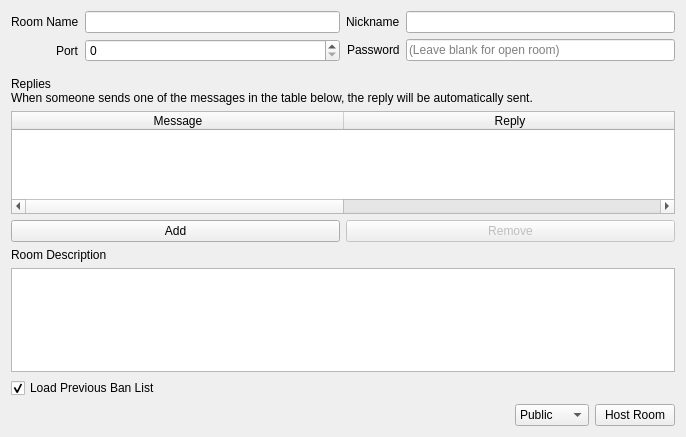
<?xml version="1.0" encoding="UTF-8"?>
<ui version="4.0">
 <class>HostRoom</class>
 <widget class="QWidget" name="HostRoom">
  <property name="geometry">
   <rect>
    <x>0</x>
    <y>0</y>
    <width>686</width>
    <height>437</height>
   </rect>
  </property>
  <property name="windowTitle">
   <string>Create Room</string>
  </property>
  <layout class="QVBoxLayout" name="verticalLayout_3">
   <item>
    <widget class="QWidget" name="settings" native="true">
     <layout class="QHBoxLayout">
      <property name="leftMargin">
       <number>0</number>
      </property>
      <property name="topMargin">
       <number>0</number>
      </property>
      <property name="rightMargin">
       <number>0</number>
      </property>
      <item>
       <layout class="QFormLayout" name="formLayout_2">
        <property name="labelAlignment">
         <set>Qt::AlignRight|Qt::AlignTrailing|Qt::AlignVCenter</set>
        </property>
        <item row="0" column="0">
         <widget class="QLabel" name="label">
          <property name="text">
           <string>Room Name</string>
          </property>
         </widget>
        </item>
        <item row="0" column="1">
         <widget class="QLineEdit" name="room_name">
          <property name="maxLength">
           <number>100</number>
          </property>
         </widget>
        </item>
        <item row="1" column="0">
         <widget class="QLabel" name="label_4">
          <property name="text">
           <string>Port</string>
          </property>
         </widget>
        </item>
        <item row="1" column="1">
         <widget class="QSpinBox" name="port">
          <property name="maximum">
           <number>65535</number>
          </property>
         </widget>
        </item>
       </layout>
      </item>
      <item>
       <layout class="QFormLayout" name="formLayout">
        <property name="labelAlignment">
         <set>Qt::AlignRight|Qt::AlignTrailing|Qt::AlignVCenter</set>
        </property>
        <item row="0" column="1">
         <widget class="QLineEdit" name="nickname"/>
        </item>
        <item row="0" column="0">
         <widget class="QLabel" name="label_6">
          <property name="text">
           <string>Nickname</string>
          </property>
         </widget>
        </item>
        <item row="1" column="1">
         <widget class="QLineEdit" name="password">
          <property name="echoMode">
           <enum>QLineEdit::PasswordEchoOnEdit</enum>
          </property>
          <property name="placeholderText">
           <string>(Leave blank for open room)</string>
          </property>
         </widget>
        </item>
        <item row="1" column="0">
         <widget class="QLabel" name="label_5">
          <property name="text">
           <string>Password</string>
          </property>
         </widget>
        </item>
       </layout>
      </item>
     </layout>
    </widget>
   </item>
   <item>
    <layout class="QVBoxLayout" name="verticalLayout">
     <item>
      <widget class="QLabel" name="label_7">
       <property name="text">
        <string>Replies
When someone sends one of the messages in the table below, the reply will be automatically sent.</string>
       </property>
      </widget>
     </item>
     <item>
      <widget class="QTableWidget" name="tableReplies">
       <attribute name="horizontalHeaderDefaultSectionSize">
        <number>332</number>
       </attribute>
       <column>
        <property name="text">
         <string>Message</string>
        </property>
       </column>
       <column>
        <property name="text">
         <string>Reply</string>
        </property>
       </column>
      </widget>
     </item>
     <item>
      <layout class="QHBoxLayout" name="horizontalLayout_2">
       <item>
        <widget class="QPushButton" name="buttonAddReply">
         <property name="text">
          <string>Add</string>
         </property>
        </widget>
       </item>
       <item>
        <widget class="QPushButton" name="buttonRemoveReply">
         <property name="enabled">
          <bool>false</bool>
         </property>
         <property name="text">
          <string>Remove</string>
         </property>
        </widget>
       </item>
      </layout>
     </item>
    </layout>
   </item>
   <item>
    <layout class="QVBoxLayout" name="verticalLayout_2">
     <item>
      <widget class="QLabel" name="label_3">
       <property name="text">
        <string>Room Description</string>
       </property>
      </widget>
     </item>
     <item>
      <widget class="QTextEdit" name="room_description"/>
     </item>
    </layout>
   </item>
   <item>
    <layout class="QHBoxLayout">
     <item>
      <widget class="QCheckBox" name="load_ban_list">
       <property name="text">
        <string>Load Previous Ban List</string>
       </property>
       <property name="checked">
        <bool>true</bool>
       </property>
      </widget>
     </item>
    </layout>
   </item>
   <item>
    <layout class="QHBoxLayout" name="horizontalLayout">
     <property name="rightMargin">
      <number>0</number>
     </property>
     <item>
      <spacer name="horizontalSpacer">
       <property name="orientation">
        <enum>Qt::Horizontal</enum>
       </property>
       <property name="sizeHint" stdset="0">
        <size>
         <width>40</width>
         <height>20</height>
        </size>
       </property>
      </spacer>
     </item>
     <item>
      <widget class="QComboBox" name="host_type">
       <item>
        <property name="text">
         <string>Public</string>
        </property>
       </item>
       <item>
        <property name="text">
         <string>Unlisted</string>
        </property>
       </item>
      </widget>
     </item>
     <item>
      <widget class="QPushButton" name="host">
       <property name="text">
        <string>Host Room</string>
       </property>
      </widget>
     </item>
    </layout>
   </item>
  </layout>
 </widget>
 <resources/>
 <connections/>
</ui>
